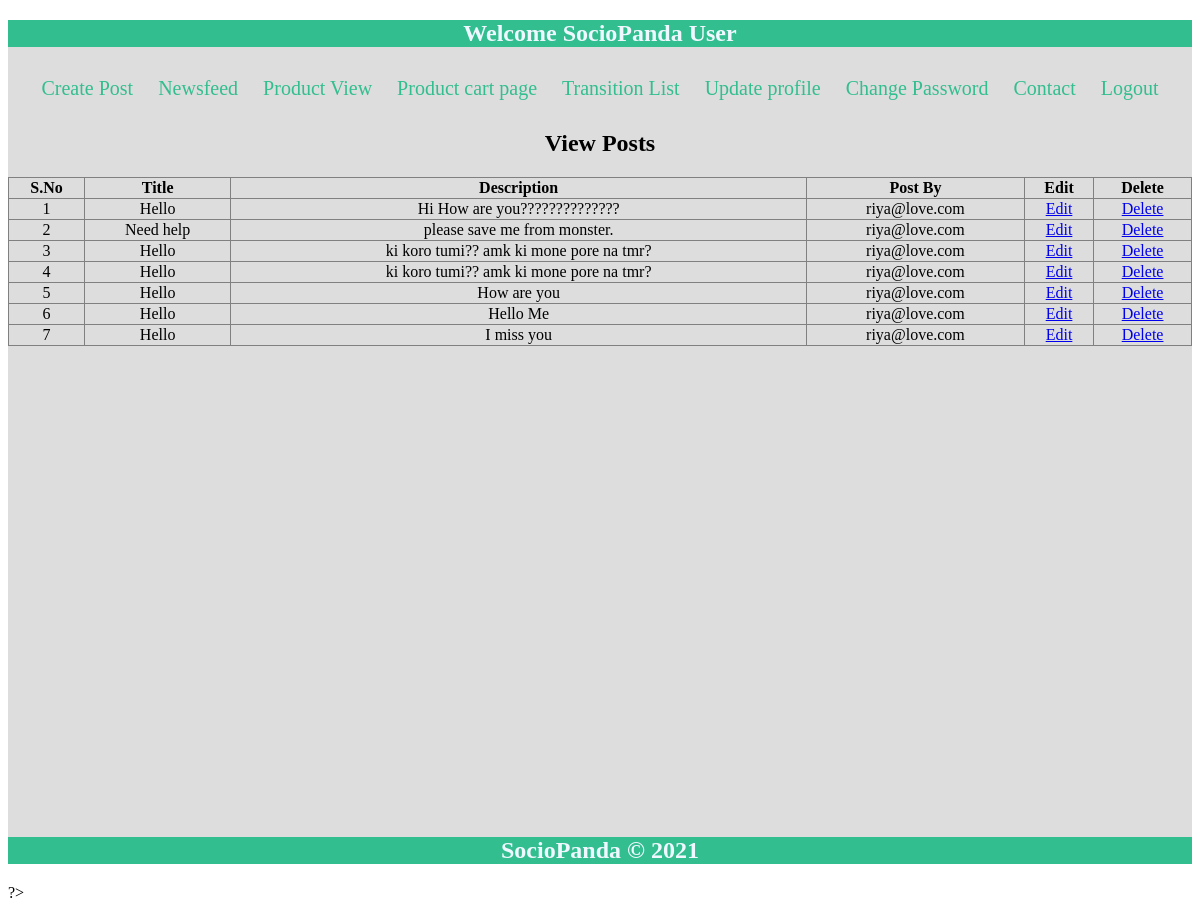
Page /view/communitynewsfeed.php (signed in) on the committed database.
### tables this page shows
CREATE TABLE `new_record` (
  `id` int(50) NOT NULL,
  `trn_date` datetime NOT NULL,
  `title` varchar(100) NOT NULL,
  `description` varchar(250) NOT NULL,
  `submittedby` varchar(50) NOT NULL
);

### view/communitynewsfeed.php (the view, shortened to what this page needs)
<?php
require('../model/config.php');
?>
<!DOCTYPE html>
<html>
<head>
    <link rel="stylesheet" href="../css/deshboardstyle.css">
</head>
<body>
    <div class="container">
        <section class="header">
            <h2>Welcome SocioPanda User</h2>
        </section>
        <section class="maincontain container">
            <section>
			<div class="btn-menu">
                <a href="insert.php" class="btn-menu">Create Post</a>
                <a href="communitynewsfeed.php" class="btn-menu">Newsfeed</a>
				<a href="productpage.php" class="btn-menu"> Product View </a>
				<a href="cart.php" class="btn-menu"> Product cart page </a>
				<a href="buyertransitionlist.php" class="btn-menu"> Transition List </a>
				<a href="communityeasyprofile.html" class="btn-menu"> Update profile</a>
				<a href="communityadvancesetting.php" class="btn-menu">Change Password</a>
				<a href="communitycontact.html" class="btn-menu">Contact</a>
				<a href="../controller/logout.php" class="btn-menu"> Logout</a>
				</div>
			</section>
            <center>
               <div class="form">
        <h2>View Posts</h2>
        <table width="100%" border="1" style="border-collapse:collapse;">
            <thead>
                <tr>
                    <th><strong>S.No</strong></th>
                    <th><strong>Title</strong></th>
                    <th><strong>Description</strong></th>
                    <th><strong>Post By</strong></th>
                    <th><strong>Edit</strong></th>
                    <th><strong>Delete</strong></th>
                </tr>
            </thead>
            <tbody>
                <?php
                $count = 1;
                $sel_query = "Select * from new_record ORDER BY id desc;";
                $result = mysqli_query($con, $sel_query);
                while ($row = mysqli_fetch_assoc($result)) { ?>
                    <tr>
                        <td align="center"><?php echo $count; ?></td>
                        <td align="center"><?php echo $row["title"]; ?></td>
                        <td align="center"><?php echo $row["description"]; ?></td>
                        <td align="center"><?php echo $row["submittedby"]; ?></td>
                        <td align="center"><a href="edit.php?id=<?php echo $row["id"]; ?>">Edit</a></td>
                        <td align="center"><a href="delete.php?id=<?php echo $row["id"]; ?>">Delete</a></td>
                    </tr>
                <?php $count++;
                } ?>
            </tbody>
        </table>
    </div>
            </center>
        </section>
        <section class="footer">
            <h2>SocioPanda &copy; 2021</h2>
        </section>
    </div>
</body>
</html>

### css/deshboardstyle.css (style rules this page uses)
.container { width: 100%; margin: 0 auto; background: #ddd; padding:0px; }
.header, .footer { background:#32be8f; color: aliceblue; text-align: center; }
.container { text-align: center !important; }
.maincontain { min-height: 750px; text-align: left; }
.btn-menu { text-align: center; font-size: 20px; color: rgb(2, 8, 19); text-align: center; padding:10px 10px; }
.btn-menu { color:#32be8f; text-decoration: none; font-size: 20px; padding-left: 10px; }

### rows in the picture
new_record: title "Hello", description "Hi How are you??????????????", submittedby "riya@love.com"
new_record: title "Need help", description "please save me from monster.", submittedby "riya@love.com"
new_record: title "Hello", description "ki koro tumi?? amk ki mone pore na tmr?", submittedby "riya@love.com"
new_record: title "Hello", description "ki koro tumi?? amk ki mone pore na tmr?", submittedby "riya@love.com"
new_record: title "Hello", description "How are you", submittedby "riya@love.com"
new_record: title "Hello", description "Hello Me", submittedby "riya@love.com"
new_record: title "Hello", description "I miss you", submittedby "riya@love.com"
